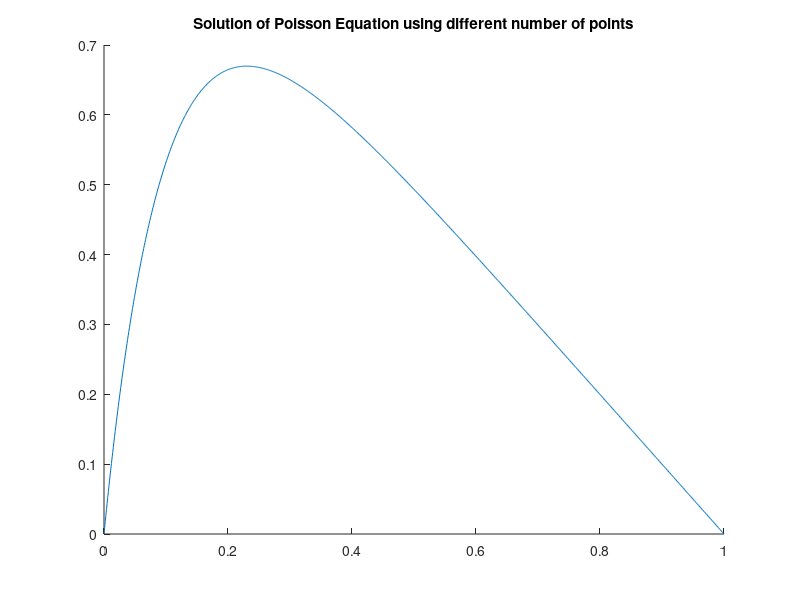

Write the MATLAB code that produced this figure. (Note: this script raises an error after producing the figure.)
clear
clc

% Define test cases
testCase = [10, 100, 1000, 10000];
testCase = testCase + 1;
error = zeros(size(testCase));
MatlabTime = testCase;
GaussianTime = testCase;
LU_time = testCase;

% Cslculate exact solution
figure
hold on
title('Solution of Poisson Equation using different number of points');
x = 0:0.001:1;
exact_u = 1-(1-exp(-10)).*x-exp(-10*x);
plot(x,exact_u);
legendText = 'Exact Solution';

% Numerical Solution
for j = 1:length(testCase)
    % Define varibles
    N = testCase(j)
    w = ones(1,N-2);
    cal_u = w*9999;
    h = 1/(N-1);
    x = h:h:1-h;
    f = h.^2*100*exp(-10*x);
    f0 = f;
    A = triDiaMat(N-2,2,-1,-1);
    exact_u = 1-(1-exp(-10)).*x-exp(-10*x);
    %% Matlab slash solver
    tic
    Matlab_cal_u = (f/A);
    MatlabTime(j) = toc;
    %% Gaussian simplified method
    tic
    % Forward Subsitute
    for i = 2:size(A,1)
        ratio = -(A(i,i-1)/A(i-1,i-1));
        A(i,:) = A(i,:)+A(i-1,:)*ratio;
        f(i) = f(i)+f(i-1)*ratio;
    end

    % Backward Subsitue
    %w(:) = 1;
    cal_u(N-2) = f(N-2)/w(N-2)/A(N-2,N-2);
    for i = (size(A,1)-1):-1:1
        cal_u(i) = (f(i)-cal_u(i+1)*w(i+1)*A(i,i+1))/(A(i,i)*w(i));
    end
    GaussianTime(j) = toc;

    relativeError = log10(abs((cal_u-exact_u)./exact_u));
    error(j) = max(relativeError);
    %plot(x,relativeError)
    plot(x,cal_u,'.')
    legendText = char(legendText,[num2str(N-1) ' points']);

    %% LU

    % Generate the matrix
    fullMatrix = 2*diag(ones(N-2,1)) -diag(ones(N-3,1),1) -diag(ones(N-3,1),-1);
    % Solve the problem
    tic
    [L,U] = lu(fullMatrix);
    LU_results = (f0/L)/U;
    LU_time(j) = toc;

end
legend(legendText);

figure
plot(log10(testCase),error,'o-');
title('Maximum relative error');
xlabel('Number of points(log)');

figure
plot(log10(testCase),(MatlabTime),log10(testCase),(GaussianTime),log10(testCase),(LU_time));
title('Time used for different method');
xlabel('Number of points(log)');
ylabel('Running time/s');
legend('Matlab slash slover','Gaussian o(n) method','Standard LU o(n^3) method','Location','NorthWest')